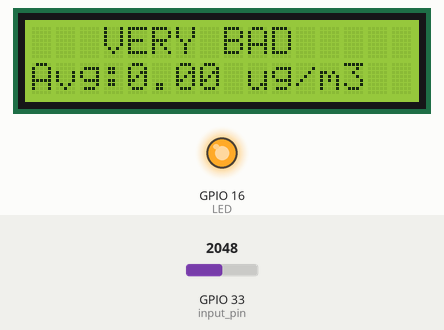
Simulated run of this sketch. Board: ESP32. On the bench: 16×2 character LCD, output pins drawn as LEDs (lit = HIGH). The test bench sets the inputs (shaded band); at power-on: GPIO 33 (input_pin) = 2048. What the sketch prints to the serial monitor is not drawn.

Above: at 3.0 s.
3.1 s: GPIO 33 (input_pin) set to 343
5.1 s: GPIO 33 (input_pin) set to 306
At 6.7 s:
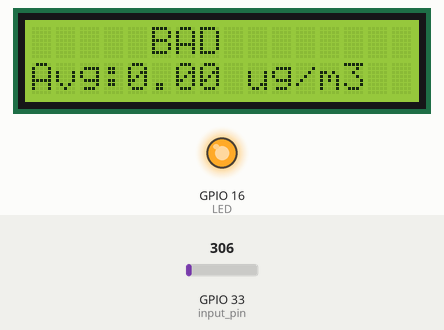
7.5 s: GPIO 33 (input_pin) set to 40
At 8.8 s:
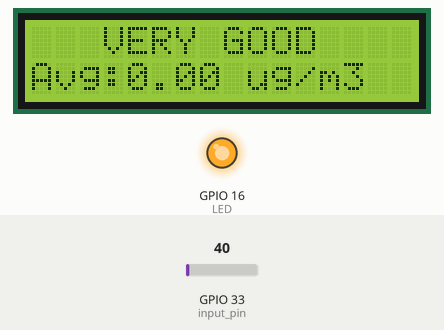
Timing chart, 0 to 10.5 s (numbered marks = the images above; inputs shaded):
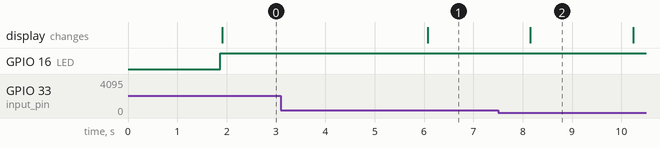

The sketch:

Edgent_ESP32_________.ino
```cpp
// Fill-in information from your Blynk Template here
#define BLYNK_TEMPLATE_ID "TMPLog0ab_Ll"
#define BLYNK_DEVICE_NAME "Sharp Dust Sensor "

#define BLYNK_FIRMWARE_VERSION        "1.0.0"

#define BLYNK_PRINT Serial
//#define BLYNK_DEBUG

#define APP_DEBUG

// Uncomment your board, or configure a custom board in Settings.h
//#define USE_WROVER_BOARD

#include <WiFi.h>
#include <WiFiClientSecure.h>
#include "BlynkEdgent.h"
#include <Wire.h>
#include <TridentTD_LineNotify.h>
#include <LiquidCrystal_I2C.h>

LiquidCrystal_I2C lcd(0x27, 16, 2);   //Module IIC/I2C Interface

#define LED 16 //LED Sensor
#define input_pin 33 //input analog sensor
#define LINE_TOKEN "LdNT4cHqLe25t4cSNjUqTP42lvibgtzS17ykC6wpMtP"

char auth[] = "ebiPSRmZPByk8dZjhXD5YFnkHENjik3q";
char ssid[] = "Galaxy A5111DA";
char pass[] = "big123456";
//BlynkTimer timer1;

int samplingTime = 280;
int deltaTime = 40;
int sleepTime = 9680;
float avgDust = 0;
float tempDust = 0;
int time1 = 0;
int count ;
int num = 0;


float voMeasured = 0;
float V_Voltage = 0;
float dustDensity = 0;

void setup()
{
  Serial.begin(115200);
  pinMode(LED, OUTPUT);
  lcd.init();
  lcd.backlight();  // เปิด backlight
  BlynkEdgent.begin();
  LINE.setToken(LINE_TOKEN);
}

void loop() {
  BlynkEdgent.run();
  //timer1.run();
  digitalWrite(LED, LOW); // power on the LED
  delayMicroseconds(samplingTime);

  voMeasured = analogRead(input_pin); // read the dust value

  delayMicroseconds(deltaTime);
  digitalWrite(LED, HIGH); // turn the LED off
  delayMicroseconds(sleepTime);

  // Calculate dust value
  V_Voltage = voMeasured * (3.3 / 1024);
  dustDensity = 0.17 * V_Voltage - 0.1;
  dustDensity *= 1000;
 // float dustDensity = (0.172*(voMeasured*(5/1024.0))-0.0999)*1000;

  if (dustDensity <= 0.00) {
    dustDensity = 0.00;
  }


  // Calculate Average dust
  count = 8;
  if (time1 == count) {
      avgDust = tempDust/time1;
      tempDust = 0;
      time1 = 0;
      Serial.print("Average 1 min : ");
      Serial.print(avgDust);
      LINE.notify(String(avgDust)+" µg/m³");
      Serial.println(" µg/m³");
  }

  else {
      tempDust += dustDensity;
      time1++;
      Serial.println(time1);
      Serial.print("Raw Signal Value (0-1023): ");
      Serial.println(voMeasured);

      Serial.print("Voltage: ");
      Serial.println(V_Voltage);

      Serial.print("Dust density  : ");
      Serial.print(dustDensity);
      Blynk.virtualWrite(V22, dustDensity);
      Serial.println(" µg/m³");

  }

  Serial.println("_______________________________________________");


  lcd.clear();

  // LCD Print Now

  // LCD Print Avg
  lcd.setCursor(0, 1);
  lcd.print("Avg:");
  lcd.print(avgDust);
  Blynk.virtualWrite(V23, avgDust);

  lcd.print(" ug/m3");

  // LCD Print Level
  lcd.setCursor(0,0);
  if (dustDensity <= 25.00) {
        lcd.setCursor(3, 0);
        lcd.print("VERY GOOD");
        Blynk.virtualWrite(V0,"VERY GOOD");
  } else if (dustDensity >= 26.00 && dustDensity <= 37.00) {
        lcd.setCursor(5, 0);
        lcd.print("GOOD");
        Blynk.virtualWrite(V0,"GOOD");
  } else if (dustDensity >= 38.00 && dustDensity <= 50.00) {
        lcd.setCursor(4, 0);
        lcd.print("NORMAL");
        Blynk.virtualWrite(V0,"NORMAL");
  } else if (dustDensity >= 51.00 && dustDensity <= 80.00) {
        lcd.setCursor(5, 0);
        lcd.print("BAD");
        Blynk.virtualWrite(V0,"BAD");
  } else if (dustDensity >= 80.00) {
        lcd.setCursor(3, 0);
        lcd.print("VERY BAD");
        Blynk.virtualWrite(V0,"VERY BAD");
  }


  delay(1000);
}
```

Measured:
- the behaviour switches between 329 and 328 on GPIO 33 (input_pin) (found by bisection; images 0 and 1)
- after the input at 5.1 s, the display: changes after 0.97 s (image 1)
- after the input at 7.5 s, the display: changes after 0.66 s (image 2)
